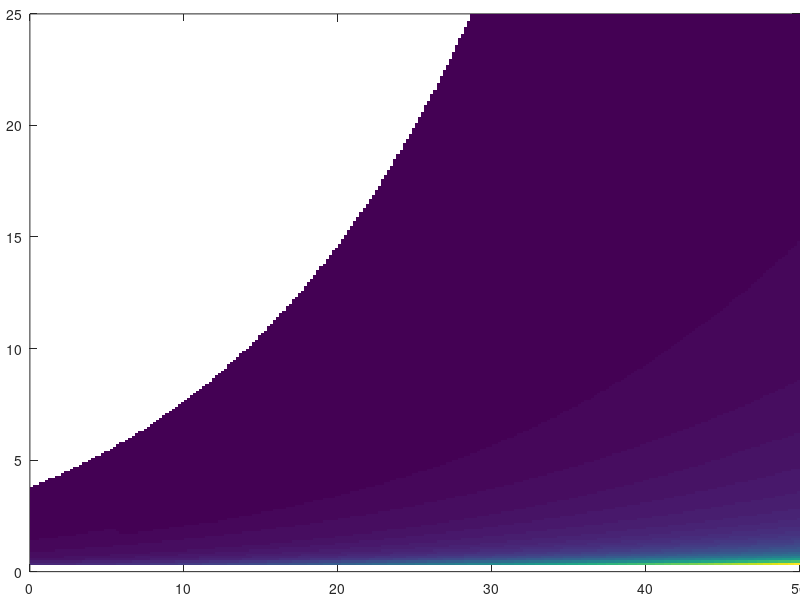

Here is the MATLAB script that generated this plot: (Note: this script raises an error after producing the figure.)
clear;clc;close all
load Exergy_OP
%%
figure
set(gca,'LooseInset',[0 0 0 0])
pcolor(0:0.2:50,0:0.1:25,exergy_OP);
shading flat
colormap(parula)
colorbar
title(' ')
caxis([0,5000])
%%
figure
set(gca,'LooseInset',[0 0 0 0])
mesh(0:0.2:50,0:0.1:25,exergy_OP)
view(0,90)
shading flat
colormap(parula)
colorbar
title(' ')
caxis([0,5000])
%%
mycol = [
    230,111,81;
    243,162,97;
    232,197,107;
    138,176,125;
    41,157,143;
    40,114,113;]/255;
figure
set(gca,'LooseInset',[0 0 0 0])
mesh(0:0.2:50,0:0.1:25,Sor_OP)
view(0,90)
colormap(mycol)
title(' ')
colorbar
